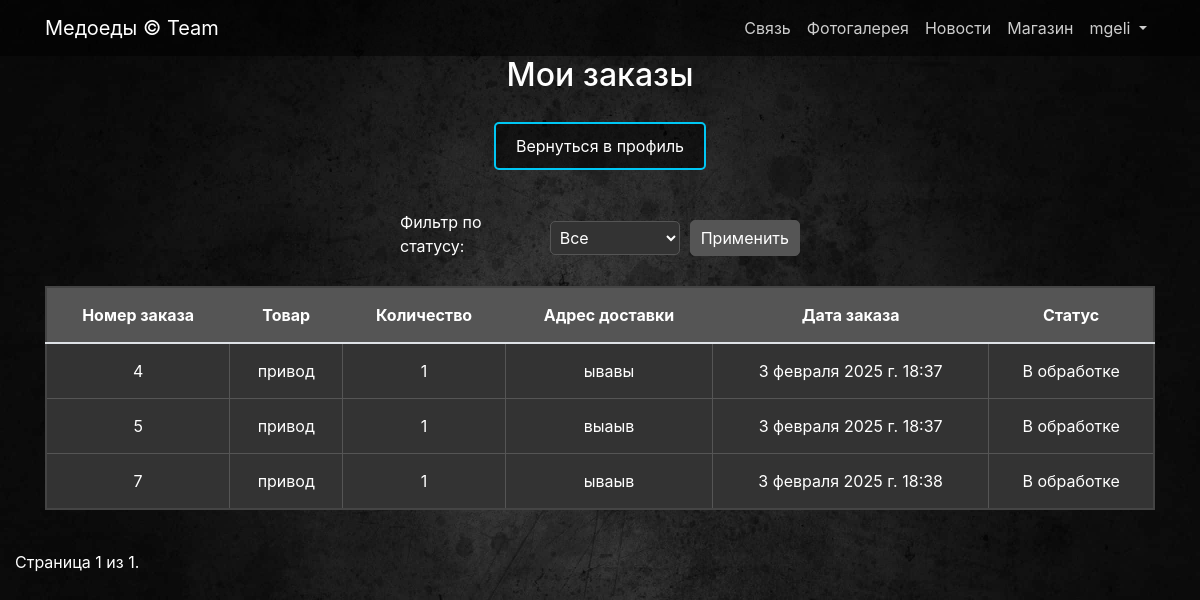
The page /store/orders/ (signed in) on the database its author committed.
### users/models.py (models this page shows)
class User(AbstractUser):
    image = models.ImageField(upload_to='users_images', null=True, blank=True)

### store/models.py (models this page shows, shortened)
class DeliveryRequest(models.Model):
    STATUS_CHOICES = [
        ('В обработке', 'В обработке'),
        ('В пути', 'В пути'),
        ('Доставлено', 'Доставлено'),
    ]
    user = models.ForeignKey(User, on_delete=models.CASCADE)
    product = models.ForeignKey('Product', on_delete=models.CASCADE)
    quantity = models.PositiveIntegerField()
    address = models.TextField()
    created_at = models.DateTimeField(auto_now_add=True)
    status = models.CharField(max_length=100, choices=STATUS_CHOICES, default='В обработке')

class Product(models.Model):
    name = models.CharField(max_length=120)
    description = models.TextField()
    price = models.DecimalField(max_digits=10, decimal_places=2)
    quantity = models.PositiveIntegerField(default=0)
    image = models.ImageField(upload_to='products_images', blank=True)  # Основное изображение
    category = models.ForeignKey(to=ProductCategory, on_delete=models.PROTECT)

### store/views.py (the view)
# urls.py: path('orders/', orders, name='orders'),
@login_required
def orders(request):
    status_filter = request.GET.get('status', '')
    user_orders = DeliveryRequest.objects.filter(user=request.user)
    if status_filter:
        user_orders = user_orders.filter(status=status_filter)
    paginator = Paginator(user_orders, 5)  # 5 заказов на страницу
    page_number = request.GET.get('page')
    page_obj = paginator.get_page(page_number)
    context = {
        'page_obj': page_obj,
        'title': 'Мои заказы'
    }
    return render(request, 'store/delivery.html', context)

### store/templates/store/delivery.html (shortened to what this page needs)
{% extends 'store/base.html' %}
{% load static %}
{% block css %}
    <link href="{% static 'css/delivery.css' %}" rel="stylesheet">
{% endblock %}
{% block content %}
<div class="container">
    <h2 class="text-center">Мои заказы</h2>
    <div class="text-center">
        <a href="{% url 'users:profile' %}" class="btn-return">Вернуться в профиль</a>
    </div>
    <form method="get" action="{% url 'store:orders' %}" class="filter-form">
        <label for="status">Фильтр по статусу:</label>
        <select name="status" id="status">
            <option value="">Все</option>
        </select>
        <button type="submit" class="btn btn-primary">Применить</button>
    </form>
    {% if page_obj %}
        <table class="table">
            <thead>
                <tr>
                    <th>Номер заказа</th>
                    <th>Товар</th>
                    <th>Количество</th>
                    <th>Адрес доставки</th>
                    <th>Дата заказа</th>
                    <th>Статус</th>
                </tr>
            </thead>
            <tbody>
                {% for order in page_obj %}
                <tr class="order-row" data-order-id="{{ order.id }}" data-order-details="{{ order.details }}">
                    <td>{{ order.id }}</td>
                    <td>{{ order.product.name }}</td>
                    <td>{{ order.quantity }}</td>
                    <td>{{ order.address }}</td>
                    <td>{{ order.created_at }}</td>
                    <td>{{ order.status }}</td>
                </tr>
                {% empty %}
                    <tr>
                        <td colspan="7" class="text-center">У вас пока нет заказов.</td>
                    </tr>
                {% endfor %}
            </tbody>
        </table>
    {% else %}
        <p>У вас пока нет заказов.</p>
    {% endif %}
</div>
<div class="pagination">
    <span class="step-links">
        <span class="current">
            Страница {{ page_obj.number }} из {{ page_obj.paginator.num_pages }}.
        </span>
    </span>
</div>
{% endblock %}

### store/templates/store/base.html (shortened to what this page needs)
{% load static %}
<!DOCTYPE html>
<html lang="en">
<head>
    <link href="{% static 'bootstrap/css/bootstrap.min.css' %}" rel="stylesheet">
    {% block css %} {% endblock %}
</head>
<body>
<nav class="navbar navbar-expand-lg navbar-dark bg-dark fixed-top">
    <div class="container d-flex align-items-center">
        <a class="navbar-brand" href="{% url 'index' %}">Медоеды &copy; Team</a>
        <div class="collapse navbar-collapse" id="navbarResponsive">
            <ul class="navbar-nav ml-auto d-flex align-items-center">
                <li class="nav-item">
                    <a class="nav-link" href="{% url 'contact' %}">Связь </a>
                </li>
                <li class="nav-item">
                    <a class="nav-link" href="{% url 'gallery' %}">Фотогалерея </a>
                </li>
                <li class="nav-item">
                    <a class="nav-link" href="{% url 'news:events' %}">Новости </a>
                </li>
                <li class="nav-item">
                    <a class="nav-link" href="{% url 'store:index' %}">Магазин </a>
                </li>
                {% if user.is_authenticated %}
                    <li class="nav-item dropdown">
                        <a class="nav-link dropdown-toggle" href="#" id="navbarDropdown" role="button"
                           data-bs-toggle="dropdown" aria-expanded="false">{{user.username}}
                        </a>
                    </li>
                {% else %}
                    <li class="nav-item">
                        <a class="nav-link" href="{% url 'users:login' %}">Войти <i class="fas fa-sign-in-alt"></i></a>
                    </li>
                {% endif %}
            </ul>
        </div>
    </div>
</nav>
{% block content %} {% endblock %}
</body>
</html>

### static/css/delivery.css (style rules this page uses)
body { padding-top: 56px; background: url("../img/walper.jpg") no-repeat center top fixed; background-size: cover; color: white; display: flex; flex-direction: column; min-height: 100vh; margin: 0; }
.btn-return { background-color: rgba(0, 0, 0, 0.5); color: white; border: 2px solid #00c7f4; padding: 10px 20px; text-align: center; text-decoration: none; display: inline-block; font-size: 16px; transition: all 0.3s ease; cursor: pointer; border-radius: 5px; margin: 20px auto; }
.table { width: 100%; margin: 20px auto; border: 2px solid #444; border-collapse: collapse; background-color: #333; color: white; }
.table th, .table td { padding: 15px; border: 1px solid #555; text-align: center; }
.table th { background-color: #555; font-weight: bold; font-size: 16px; }
.pagination { margin-top: 20px; text-align: center; }
.pagination .current { color: white; padding: 5px 10px; margin: 0 5px; }
.filter-form { display: flex; justify-content: center; align-items: center; margin: 20px 0; max-width: 400px; margin-left: auto; margin-right: auto; }
.filter-form label { margin-right: 10px; color: white; }
.filter-form select { padding: 5px; border-radius: 5px; border: 1px solid #555; background-color: #333; color: white; }
.filter-form button { margin-left: 10px; padding: 5px 10px; border-radius: 5px; border: 1px solid #555; background-color: #555; color: white; cursor: pointer; }

### store/templates/store/base.html (style rules this page uses)
.navbar { background-color: rgba(0, 0, 0, 0.5) !important; }
.navbar-dark .navbar-nav .nav-link { color: rgba(255, 255, 255, 0.8); }

### rows shown on the page
User: username "mgeli"
DeliveryRequest: id "4", product.name "привод", quantity "1", address "ывавы", created_at "3 февраля 2025 г. 18:37", status "В обработке"
DeliveryRequest: id "5", product.name "привод", quantity "1", address "выаыв", created_at "3 февраля 2025 г. 18:37", status "В обработке"
DeliveryRequest: id "7", product.name "привод", quantity "1", address "ываыв", created_at "3 февраля 2025 г. 18:38", status "В обработке"

### other values the page prints
{{ page_obj.number }} "1"
{{ page_obj.paginator.num_pages }} "1"
